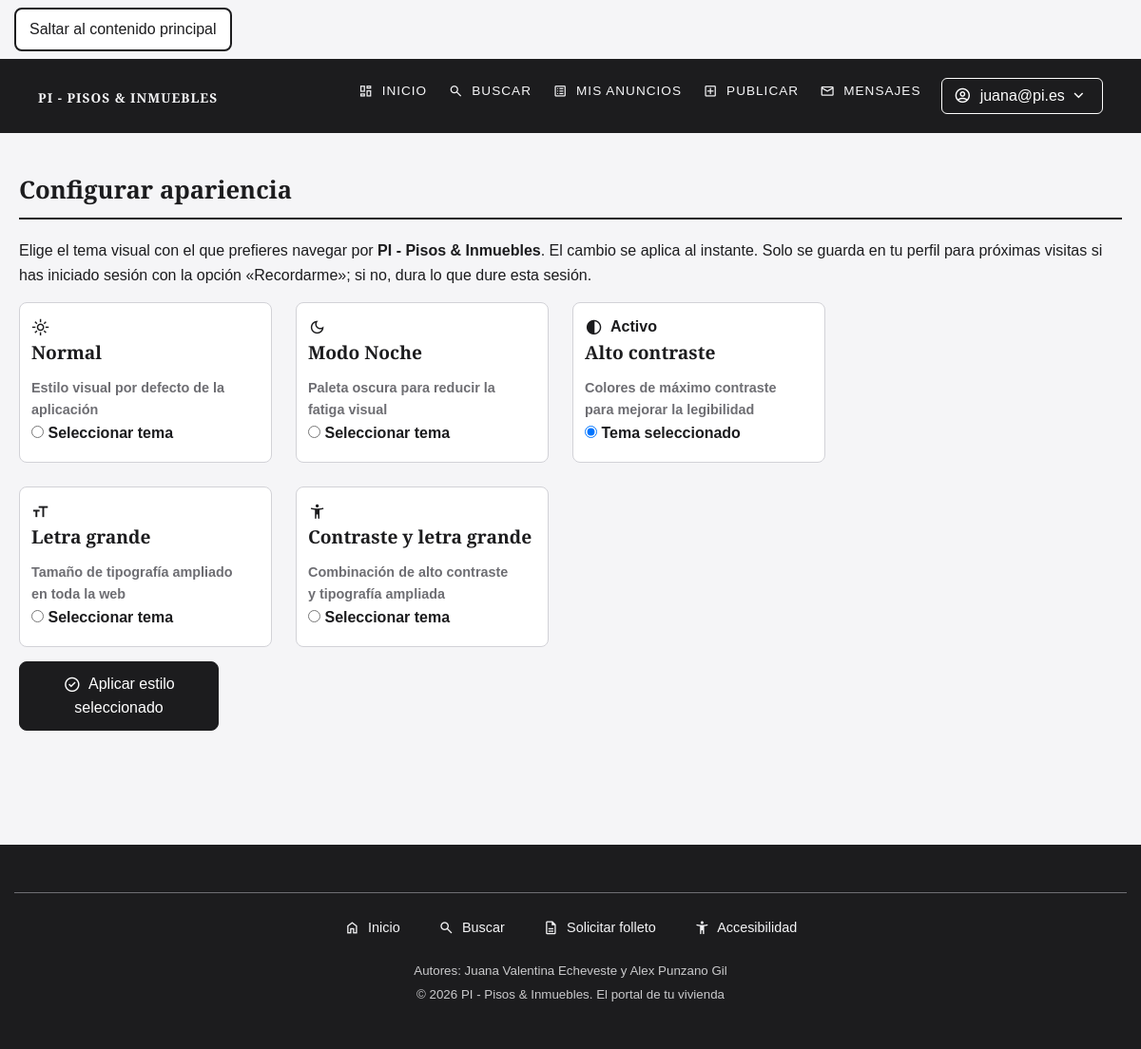
/configurar.php (signed in), run on the app's committed database.
### tables this page shows
CREATE TABLE `estilos` (
  `IdEstilo` int(11) NOT NULL,
  `Nombre` varchar(100) NOT NULL,
  `Descripcion` varchar(255) DEFAULT NULL,
  `Fichero` varchar(100) NOT NULL
);

### includes/repositorios/carga_estilos.php (called while the page is built, shortened)
<?php
function obtenerEstilos(): array
{
    try {
        $mysqli = conectar_DB();
        $sql = "SELECT IdEstilo, Nombre, Descripcion, Fichero FROM Estilos ORDER BY IdEstilo ASC";
        $resultado = $mysqli->query($sql);
        $estilos = [];
        while ($fila = $resultado->fetch_assoc()) {
            $estilos[] = [
                'id'          => (int)$fila['IdEstilo'],
                'nombre'      => $fila['Nombre'],
                'descripcion' => $fila['Descripcion'],
                'fichero'     => $fila['Fichero'],
            ];
        }
        return $estilos;
    } catch (Throwable $e) {
        error_log('Error en obtenerEstilos: ' . $e->getMessage());
        return [];
    } finally {
        if (isset($mysqli) && $mysqli instanceof mysqli) {
            $mysqli->close();
        }
    }
}

### includes/lib/html.php (called while the page is built, shortened)
<?php
function e($texto): string
{
    return htmlspecialchars((string)$texto, ENT_QUOTES | ENT_SUBSTITUTE, 'UTF-8');
}

### configurar.php (the view, shortened to what this page needs)
<?php
require_once __DIR__ . '/includes/repositorios/carga_estilos.php';
$usuario = requiereUsuario();
$estilos = obtenerEstilos();
$estiloActualId = (int)($_SESSION['id_estilo'] ?? ($usuario['id_estilo'] ?? 1));
require_once __DIR__ . "/includes/layout/cabecera.php";
require_once __DIR__ . "/includes/layout/inicio.php";
?>
<section class="configurar-seccion">
    <h2>
        Configurar apariencia
    </h2>
    <p>Elige el tema visual con el que prefieres navegar por <strong>PI - Pisos &amp; Inmuebles</strong>. El cambio se aplica al instante. Solo se guarda en tu perfil para próximas visitas si has iniciado sesión con la opción «Recordarme»; si no, dura lo que dure esta sesión.</p>
    <form action="includes/procesadores/respuesta_configurar.php" method="post" class="form-estilos">
        <ul class="cards-grid opciones-estilos">
            <?php foreach ($estilos as $estilo): ?>
                <?php
                $idEst    = (int)$estilo['id'];
                $esActivo = ($estiloActualId === $idEst);
                ?>
                <li class="card tarjeta-estilo<?= $esActivo ? ' estilo-activo' : ''; ?>">
                    <label for="estilo_<?= $idEst; ?>" class="label-tarjeta-estilo">
                        <div class="cabecera-tarjeta-estilo">
                            <span class="material-symbols-outlined icono-estilo" aria-hidden="true">
                            </span>
                            <?php if ($esActivo): ?>
                                <span class="badge-activo">Activo</span>
                            <?php endif; ?>
                        </div>
                        <h3><?= e($estilo['nombre']); ?></h3>
                        <?php if (!empty($estilo['descripcion'])): ?>
                            <p><?= e($estilo['descripcion']); ?></p>
                        <?php endif; ?>
                        <div class="selector-radio">
                            <input type="radio"
                                   id="estilo_<?= $idEst; ?>"
                                   name="estilo"
                                   value="<?= $idEst; ?>"
                                   <?= $esActivo ? 'checked' : ''; ?>>
                            <span><?= $esActivo ? 'Tema seleccionado' : 'Seleccionar tema'; ?></span>
                        </div>
                    </label>
                </li>
            <?php endforeach; ?>
        </ul>
        <p class="acciones-form">
            <button type="submit">
                <span class="material-symbols-outlined" aria-hidden="true">check_circle</span>
                Aplicar estilo seleccionado
            </button>
        </p>
    </form>
</section>
<?php require_once __DIR__ . "/includes/layout/pie.php"; ?>

### css/noche.css (style rules this page uses)
:root { color-scheme: dark; --color-principal: #e4e4e7; --color-suave: #a1a1aa; --color-fondo: #121214; --color-blanco: #1e1e22; --color-borde: #3a3a40; --color-foco: #8ab4ff; --color-error: #ff8a8a; }
input, select, textarea { color: var(--color-principal); }

### css/contraste.css (style rules this page uses)
:root { --color-principal: #000000; --color-suave: #303034; --color-fondo: #ffffff; --color-blanco: #ffffff; --color-borde: #000000; --color-foco: #0033cc; }
.card, .conBorde, fieldset { border-width: 2px; }

### css/letra-grande.css (style rules this page uses)
html { font-size: 125%; }
body { font-size: 1rem; line-height: 1.8; font-family: 'Inter', Arial, sans-serif; }
h1, h2, h3, caption { font-family: 'Playfair Display', Georgia, serif; }
p { margin-bottom: 1.2rem; }
main p, main li { max-width: 70ch; }
@media (min-width: 600px) { form p { grid-template-columns: 280px 1fr; } }
@media (min-width: 900px) { .cards-grid { grid-template-columns: repeat(2, 1fr); } }

### css/impresion.css (style rules this page uses)
body { background-color: #ffffff; color: black; font-family: Georgia, "Times New Roman", serif; font-size: 12pt; line-height: 1.4; }
header nav, footer nav, footer hr, .enlace-saltar, form, #boton_costes, #acceso, #busqueda-rapida, span.material-symbols-outlined, input[type = "color"], .fotos h3, .fotos .miniatura { display: none; }
h1, h2, h3 { font-family: Georgia, "Times New Roman", serif; color: #000000; break-after: avoid; page-break-after: avoid; }
h2 { font-size: 16pt; border-bottom: 1pt solid #000000; margin-bottom: 0.4cm; }
h3 { font-size: 13pt; margin-bottom: 0.2cm; }
p, li { orphans: 3; widows: 3; }
p { margin-bottom: 0.3cm; }
ul { padding-left: 1cm; }
.cards-grid { display: block; list-style: none; padding: 0; }
.card { border: 1pt solid #000000; padding: 0.3cm; margin-bottom: 0.5cm; break-inside: avoid; page-break-inside: avoid; }
.card p { margin-bottom: 0.15cm; }

### css/variables.css (style rules this page uses)
:root { --color-principal: #1c1c1e; --color-suave: #6e6e73; --color-fondo: #f5f5f7; --color-blanco: #ffffff; --color-borde: #d2d2d7; --color-foco: #2f6fed; --color-error: #b00200; --fuente-titulos: 'Playfair Display', Georgia, serif; --fuente-texto: 'Inter', Arial, sans-serif; --radio: 8px; }

### css/base.css (style rules this page uses)
* { margin: 0; padding: 0; box-sizing: border-box; }
body { background: var(--color-fondo); color: var(--color-principal); font-size: 1rem; line-height: 1.6; font-family: Arial, sans-serif; }
h1, h2, h3 { font-family: var(--fuente-titulos); }
h2 { font-size: 1.6rem; margin-bottom: 20px; }
h3 { font-size: 1.2rem; margin-bottom: 10px; }
p { margin-bottom: 15px; }
main ul { margin-bottom: 15px; padding-left: 25px; }
span.material-symbols-outlined { font-size: 1.2em; vertical-align: middle; margin-right: 4px; }

### css/layout.css (style rules this page uses)
main h2 { border-bottom: 2px solid var(--color-principal); padding-bottom: 8px; }
section { margin-bottom: 40px; }
.cards-grid { list-style: none; padding: 0; display: grid; grid-template-columns: 1fr; gap: 20px; }
.card { background: var(--color-blanco); border: 1px solid var(--color-borde); border-radius: var(--radio); padding: 12px; }
.card h3 { margin-bottom: 10px; }
.card p { color: var(--color-suave); font-size: 0.9rem; margin: 8px 0 0; }
.card span.material-symbols-outlined { color: var(--color-principal); }

### css/formularios.css (style rules this page uses)
form { max-width: 700px; }
form label { display: block; font-weight: 600; margin-bottom: 5px; }
input, select, textarea { width: 100%; background: var(--color-blanco); border: 1px solid var(--color-principal); border-radius: var(--radio); padding: 10px; font: inherit; }
input[type="radio"] { width: auto; }
button { background: var(--color-principal); color: var(--color-blanco); border: 1px solid var(--color-principal); border-radius: var(--radio); padding: 10px 24px; font: inherit; cursor: pointer; margin-right: 10px; }

### css/responsive.css (style rules this page uses)
@media (min-width: 600px) { .cards-grid { grid-template-columns: repeat(2, 1fr); gap: 25px; } }
@media (min-width: 600px) { form p { display: grid; grid-template-columns: 220px 1fr; column-gap: 20px; } }
@media (min-width: 900px) { .cards-grid { grid-template-columns: repeat(3, 1fr); } }

### data on the page
estilos: Nombre "Normal", Descripcion "Estilo visual por defecto de la aplicación", IdEstilo "☐ light_mode Normal Estilo visu", shows "Seleccionar tema"
estilos: Nombre "Modo Noche", Descripcion "Paleta oscura para reducir la fatiga visual", IdEstilo "☐ dark_mode Modo Noche Paleta o", shows "Seleccionar tema"
estilos: shows "Activo", Nombre "Alto contraste", Descripcion "Colores de máximo contraste para mejorar la legibilidad", IdEstilo "☑ contrast Activo Alto contraste", shows "Tema seleccionado"
estilos: Nombre "Letra grande", Descripcion "Tamaño de tipografía ampliado en toda la web", IdEstilo "☐ format_size Letra grande Tama", shows "Seleccionar tema"
estilos: Nombre "Contraste y letra grande", Descripcion "Combinación de alto contraste y tipografía ampliada", IdEstilo "☐ accessibility_new Contraste y", shows "Seleccionar tema"

### other printed values
$_SESSION['usuario'] "juana@pi.es"
